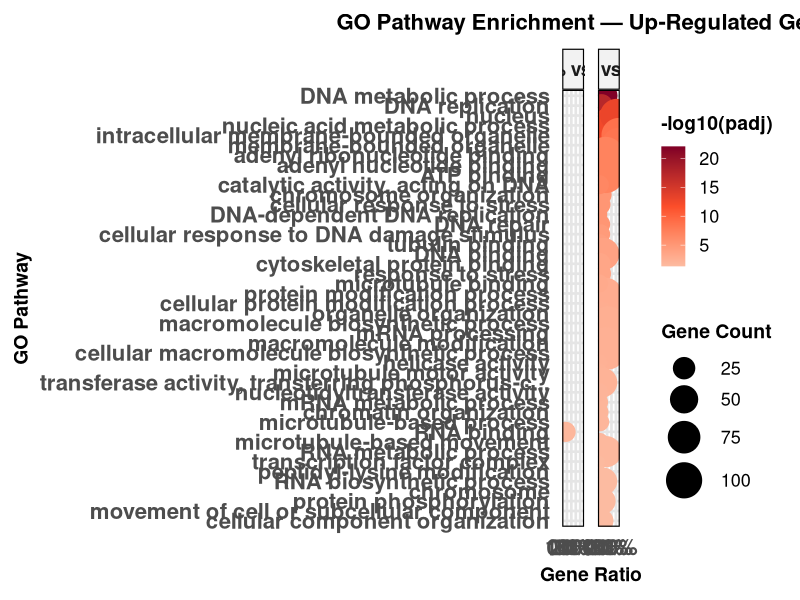
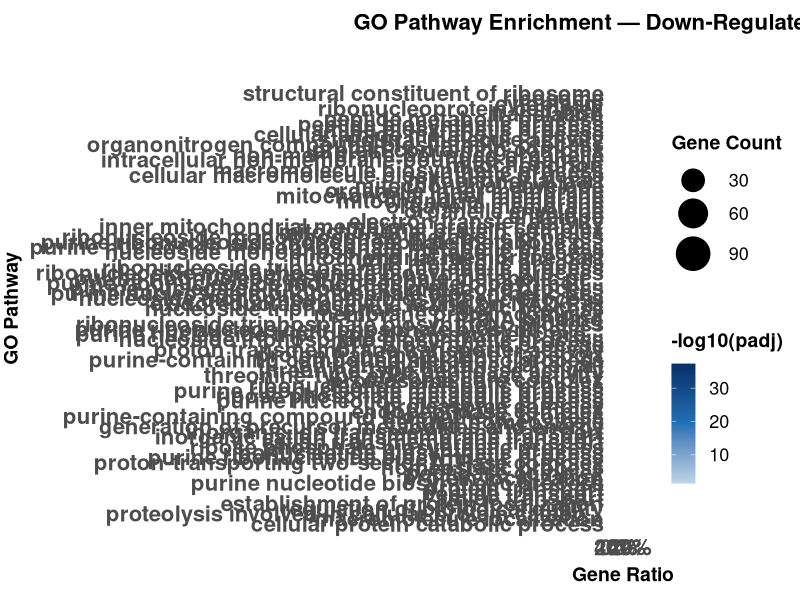

Reproduce these figures in R, in order.
setwd("~/GitHub/Hypoxia-Recombination-2026/")

# ============================================================================
# DOT PLOT: Separate Up & Down Regulated GO Pathway Plots
# High DPI | No transparency | Separate ordering per direction
# ============================================================================

library(dplyr)
library(tidyr)
library(ggplot2)

# ============================================================================
# PART 1: LOAD FILES
# ============================================================================

Hypoxia_vs_Control_up       <- read.csv("inputs/HypoxiavsControl.up_GOenrich_significant.csv")
Normoxia_vs_Control_up      <- read.csv("inputs/NormoxiavsControl.up_GOenrich_significant.csv")

Hypoxia_vs_Control_down     <- read.csv("inputs/HypoxiavsControl.down_GOenrich_significant.csv")
Normoxia_vs_Control_down    <- read.csv("inputs/NormoxiavsControl.down_GOenrich_significant.csv")

# ============================================================================
# PART 2: ADD LABELS
# ============================================================================

label_and_tag <- function(df, comparison, direction) {
  df$Comparison <- comparison
  df$Direction  <- direction
  return(df)
}

Hypoxia_vs_Control_up    <- label_and_tag(Hypoxia_vs_Control_up,    "Chamber 8% vs Control 21%",  "Up")
Normoxia_vs_Control_up   <- label_and_tag(Normoxia_vs_Control_up,   "Chamber 21% vs Control 21%", "Up")

Hypoxia_vs_Control_down  <- label_and_tag(Hypoxia_vs_Control_down,  "Chamber 8% vs Control 21%",  "Down")
Normoxia_vs_Control_down <- label_and_tag(Normoxia_vs_Control_down, "Chamber 21% vs Control 21%", "Down")

# ============================================================================
# PART 3: COMBINE AND FILTER (padj < 0.05)
# ============================================================================

up_data <- bind_rows(
  Hypoxia_vs_Control_up,
  Normoxia_vs_Control_up,
) %>% filter(padj < 0.05)

down_data <- bind_rows(
  Hypoxia_vs_Control_down,
  Normoxia_vs_Control_down,
) %>% filter(padj < 0.05)

cat("Up-regulated significant entries:  ", nrow(up_data), "\n")
cat("Down-regulated significant entries:", nrow(down_data), "\n")

# ============================================================================
# PART 4: SHARED PREP FUNCTION
# ============================================================================

prepare_dotplot_data <- function(df) {
  df %>%
    mutate(
      neg_log10_padj = -log10(padj),
      GeneRatio_numeric = sapply(
        strsplit(as.character(GeneRatio), "/"),
        function(x) as.numeric(x[1]) / as.numeric(x[2])
      ),
      Description_short = ifelse(
        nchar(Description) > 50,
        paste0(substr(Description, 1, 47), "..."),
        Description
      ),
      Comparison = factor(Comparison, levels = c(
        "Chamber 21% vs Control 21%",
        "Chamber 21% vs Chamber 8%",
        "Chamber 8% vs Control 21%"
      ))
    )
}

# ============================================================================
# PART 5: ORDER GO TERMS BY MAX SIGNIFICANCE (per direction separately)
# ============================================================================

get_term_order <- function(df) {
  df %>%
    group_by(Description_short) %>%
    summarise(max_sig = max(neg_log10_padj, na.rm = TRUE), .groups = "drop") %>%
    arrange(max_sig) %>%   # ascending so most significant appears at top of plot
    pull(Description_short)
}

# ============================================================================
# PART 6: SHARED PLOT FUNCTION
# ============================================================================

make_dotplot <- function(df, direction, dot_color, title_label) {
  
  # Prepare data
  df <- prepare_dotplot_data(df)
  
  # Get term ordering
  term_order <- get_term_order(df)
  df <- df %>%
    mutate(Description_short = factor(Description_short, levels = term_order))
  
  # Auto-scale figure height
  n_terms <- length(term_order)
  fig_h   <- max(10, n_terms * 0.30 + 4)
  
  p <- ggplot(
    df,
    aes(
      x    = GeneRatio_numeric,
      y    = Description_short,
      size = Count,
      color = neg_log10_padj   # color intensity = significance
    )
  ) +
    geom_point(alpha = 1) +    # NO transparency
    
    facet_wrap(~Comparison, ncol = 3) +
    
    # Color gradient for significance
    scale_color_gradientn(
      colors = if (direction == "Up") {
        c("#FCBBA1", "#FC4E2A", "#800026")   # light red → deep red
      } else {
        c("#BDD7E7", "#2171B5", "#08306B")   # light blue → deep blue
      },
      name = "-log10(padj)"
    ) +
    
    scale_size_continuous(
      name  = "Gene Count",
      range = c(3, 12)
    ) +
    
    scale_x_continuous(
      name   = "Gene Ratio",
      labels = scales::percent_format(accuracy = 1)
    ) +
    
    labs(
      title = title_label,
      y     = "GO Pathway"
    ) +
    
    theme_minimal(base_size = 20) +        # increased base font size
    theme(
      panel.border     = element_rect(color = "black", fill = NA, linewidth = 0.8),
      strip.background = element_rect(color = "black", fill = "grey95", linewidth = 0.8),
      strip.text       = element_text(size = 14, face = "bold"),
      axis.text.y      = element_text(size = 16, face = "bold"),
      axis.text.x      = element_text(size = 16, face = "bold"),
      axis.title       = element_text(size = 14, face = "bold"),
      plot.title       = element_text(size = 16, face = "bold", hjust = 0.5),
      panel.grid.minor = element_blank(),
      panel.grid.major = element_line(color = "grey90"),
      legend.title     = element_text(face = "bold", size = 14),
      legend.text      = element_text(size = 13),
      legend.position  = "right"
    )
  
  return(list(plot = p, height = fig_h))
}

# ============================================================================
# PART 7: GENERATE AND SAVE PLOTS
# ============================================================================

# --- UP REGULATED PLOT ---
up_result <- make_dotplot(
  df          = up_data,
  direction   = "Up",
  dot_color   = "red",
  title_label = "GO Pathway Enrichment — Up-Regulated Genes"
)

ggsave(
  "outputs/dotplot_UP_regulated_GO.png",
  up_result$plot,
  width  = 20,
  height = up_result$height,
  dpi    = 300,
  bg     = "white"
)

cat("✓ Up-regulated dot plot saved: dotplot_UP_regulated_GO.png\n")
cat("  Figure size: 20 x", round(up_result$height, 1), "inches | 300 DPI\n")

# --- DOWN REGULATED PLOT ---
down_result <- make_dotplot(
  df          = down_data,
  direction   = "Down",
  dot_color   = "blue",
  title_label = "GO Pathway Enrichment — Down-Regulated Genes"
)

ggsave(
  "outputs/dotplot_DOWN_regulated_GO.png",
  down_result$plot,
  width  = 20,
  height = down_result$height,
  dpi    = 300,
  bg     = "white"
)

cat("✓ Down-regulated dot plot saved: dotplot_DOWN_regulated_GO.png\n")
cat("  Figure size: 20 x", round(down_result$height, 1), "inches | 300 DPI\n")
